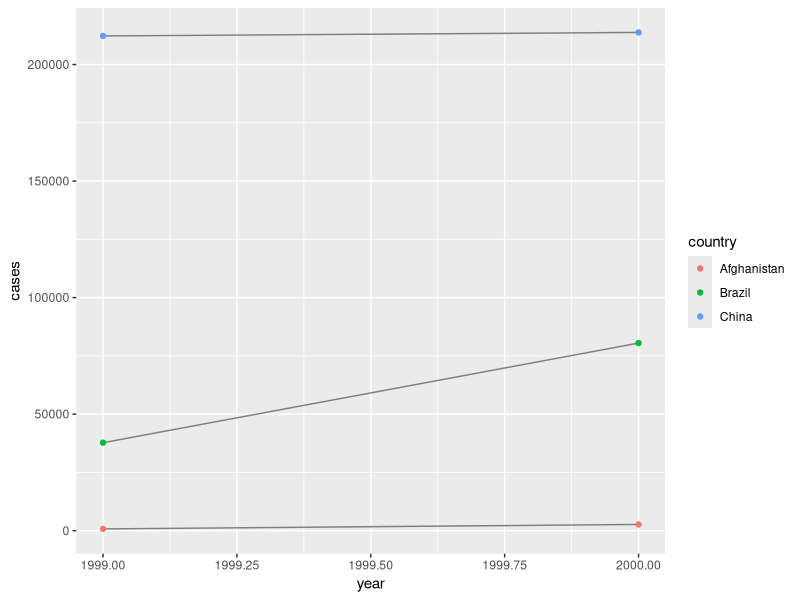
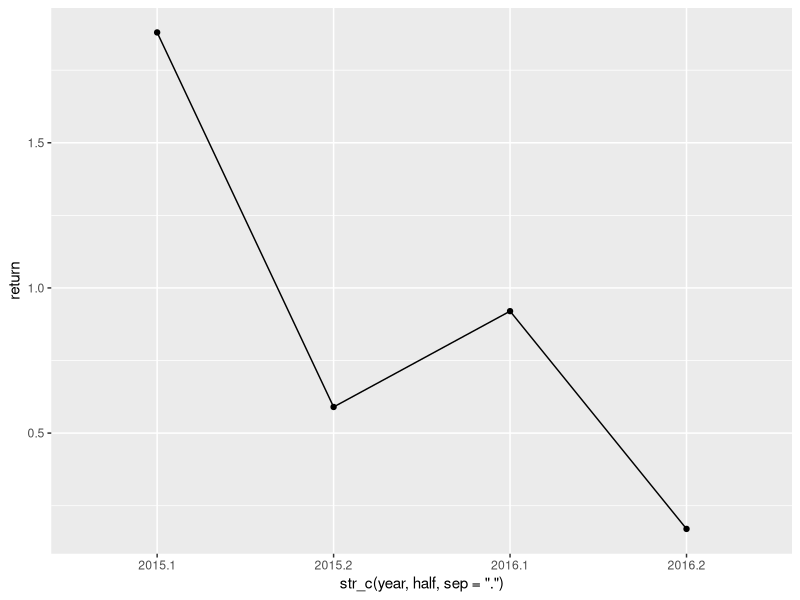

Generate these figures, in order, with R:
# “Tidy datasets are all alike, 
# but every messy dataset is messy in its own way.” 
# –– Hadley Wickham

# libraries needed --------------------------------------------------------

library(tidyverse)

# Tidy Data ---------------------------------------------------------------

# What is the difference between those tibbles what are the similarities?
# How can you check them?

table1
table2
table3
table4a
table4b


# Tidy Rules -------------------------------------------------------------------

# 1. Each variable must have its own column.
# 2. Each observation must have its own row.
# 3. Each value must have its own cell.


# Practical Rules ---------------------------------------------------------

# 1. Put each dataset in a tibble.
# 2. Put each variable in a column.


# 1. Reasons for Tidy Data ------------------------------------------------

# Compute rate per 10,000
table1 %>% 
  mutate(rate = cases / population * 10000)

# Compute cases per year
table1 %>% 
  count(year, wt = cases)

# Visualise changes over time
ggplot(table1, aes(year, cases)) + 
  geom_line(aes(group = country), colour = "grey50") + 
  geom_point(aes(colour = country))


# 1.1. Exercise -----------------------------------------------------------

# Compute the rate for table2, and table4a + table4b.
# Discuss how you can achieve this.
# Which table is the easiest to work with?

# solution without pivot_
t2a <- table2 %>% 
  filter(type == "population") %>% 
  arrange(country, year) 

t2b <- table2 %>% 
  filter(type != "population") %>% 
  arrange(country, year) 

t2a %>% 
  select(-type) %>% 
  rename(population = count) %>%
  mutate(cases = t2b$count,
         rate = cases / population * 10000)

# Real World Problems -----------------------------------------------------

# 1. One variable might be spread across multiple columns.
# 2. One observation might be scattered across multiple rows.

# Pivoting ----------------------------------------------------------------

# pivot_longer()

table4a

table4a %>% 
  pivot_longer(c(`1999`, `2000`), names_to = "year", values_to = "cases")

table4b %>% 
  pivot_longer(c(`1999`, `2000`), names_to = "year", values_to = "population")

# full Transformation

tidy4a_t <- table4a %>% 
  pivot_longer(c(`1999`, `2000`), 
               names_to = "year", 
               values_to = "cases", 
               names_transform = list(year = as.integer))
tidy4b_t <- table4b %>% 
  pivot_longer(c(`1999`, `2000`), 
               names_to = "year", 
               values_to = "population", 
               names_transform = list(year = as.integer))
left_join(tidy4a_t, tidy4b_t)

# pivot_wider()

table2

table2 %>%
  pivot_wider(names_from = type, values_from = count)


# 1.2. Exercise -----------------------------------------------------------

# 1. Tidy the simple tibble below. 
# Do you need to make it wider or longer? What are the variables?
  
  preg <- tribble(
    ~pregnant, ~male, ~female,
    "yes",     NA,    10,
    "no",      20,    12
  )

preg %>% 
  pivot_longer(c("male", "female"), 
               names_to = "sex", 
               values_to = "count")

# 2. Tidy this dataset

returns <- tibble(
  year   = c(2015, 2015, 2016, 2016),
  half  = c(   1,    2,     1,    2),
  return = c(1.88, 0.59, 0.92, 0.17)
) 





# Example solutions
preg %>% 
  pivot_longer(c(male,female), names_to = "gender") %>%
  mutate(pregnant = ifelse(pregnant == "yes", "pregnant", "not_pregnant")) %>%
  pivot_wider(names_from = pregnant, values_from = value) %>% 
  mutate(total = ifelse(is.na(pregnant), not_pregnant, pregnant + not_pregnant),
         rate = pregnant / total)

returns %>% pivot_wider(names_from = year, values_from = return) %>% 
  pivot_longer(`2015`:`2016`, 
               names_to = "year", 
               values_to = "return", 
               names_transform = list(year = as.integer)) %>%
  arrange(year, half) %>%
  ggplot(aes(str_c(year, half, sep = "."), return, group = 1)) + 
  geom_line() +
  geom_point()


# Divide and conquer ------------------------------------------------------


# Separate ----------------------------------------------------------------

table3

# start
table3 %>% 
  separate(rate, into = c("cases", "population"))

testTibble <- tibble(mixedData = c('{"age group":"24"}', '{"age group":"37"}'))

# better
table3 %>% 
  separate(rate, into = c("cases", "population"), convert = TRUE)


# Unite -------------------------------------------------------------------

table5

table5 %>% 
  unite(new, century, year)

table5 %>% 
  unite(new, century, year, sep = "") %>%
  mutate(new = new %>% as.integer)


# 1.3 Exercise ------------------------------------------------------------

# What do the extra and fill arguments do in separate()? Experiment with the various options for the following two toy datasets.

tibble(x = c("a,b,c", "d,e,f,g", "h,i,j")) %>% 
  separate(x, c("one", "two", "three"))

tibble(x = c("a,b,c,x", "d,e", "f,g,i,y"))%>% 
  separate(x, c("one", "two", "three", "four"), fill = "right")
